Frame 1 (no input): blank canvas, image omitted
Frame 60 (the mouse pressed at the canvas centre just before this capture): blank canvas, image omitted
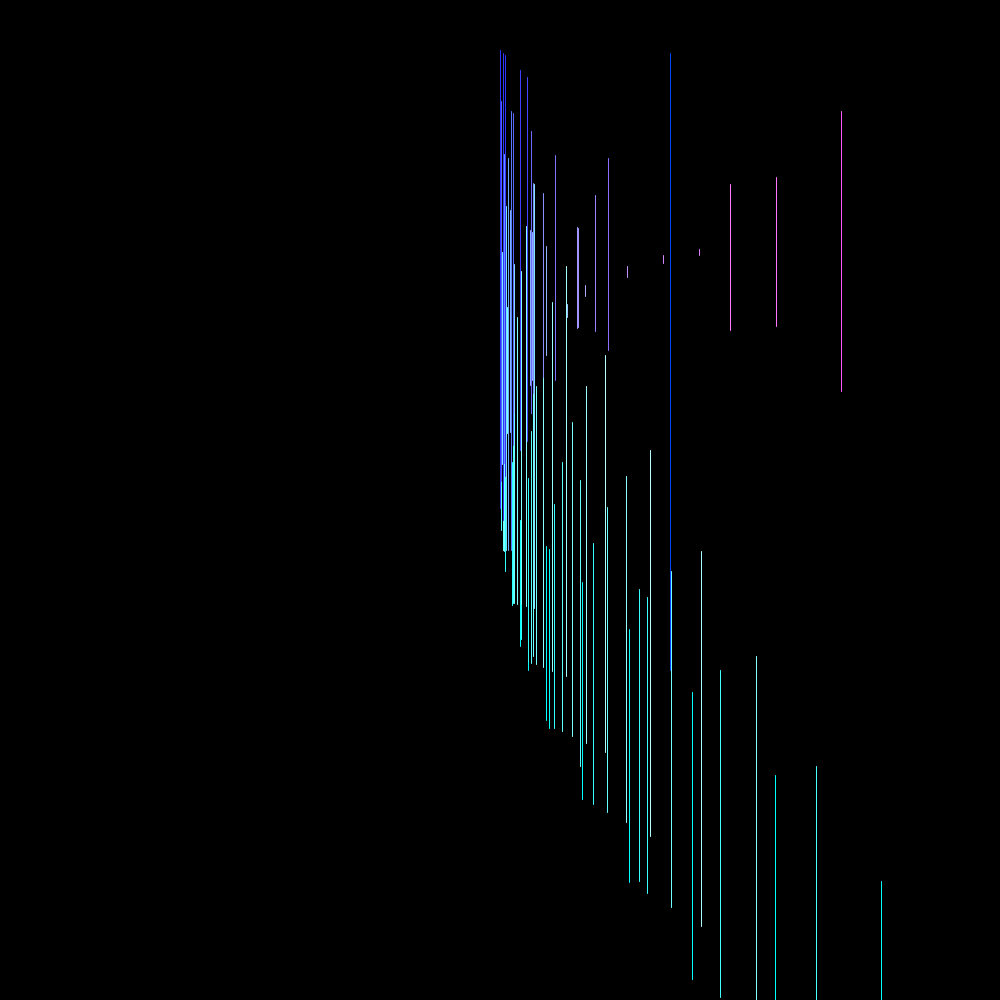
Frame 120 (the mouse held since frame 60 and released just before this capture)

The Processing sketch whose frames 1 and 60 were blank and that drew this single picture after the mouse press (run headless with seeded random() and noise(); from frame 60 on, the mouse is pressed at the canvas centre):

// Processing sketch: processing_156830
// ── processing_156830.pde

int i = 255;
int CC = 50;
int j;
float circleX;
float circleY;
float diameter;

void setup(){
  size(1000, 1000);
  
}

void draw(){
  background(0);
//  fill(i, 0, 0);
////  i--;
//  
//  do{ellipse(25+i, 25, 50, 50);
//    i++;
//  }
//  while(i<10);
//    
  
  for (int i=0; i<10; i++){     
//    declare variable equal to certain value, if its < or > to a value, add
    for (int j=0; j<10; j++){
      setCC (i, j);
      setDiameter();
      makeEllipse();
    }
  }
}




void setCC(int i, int j){
  circleX = (mouseY/1000*CC)+(i*CC);
  circleY = (mouseX/1000*CC)+(j*CC+diameter);
}

void setDiameter (){
  diameter = dist(mouseX, mouseY, circleX, circleY);
}


void makeEllipse(){
  fill((diameter/mouseX*circleX), (diameter/mouseY*circleY), random(255));
  stroke((diameter/mouseX*circleX), (diameter/mouseY*circleY), 255);
  line(circleX+diameter, circleY, diameter+circleX,diameter);
}
